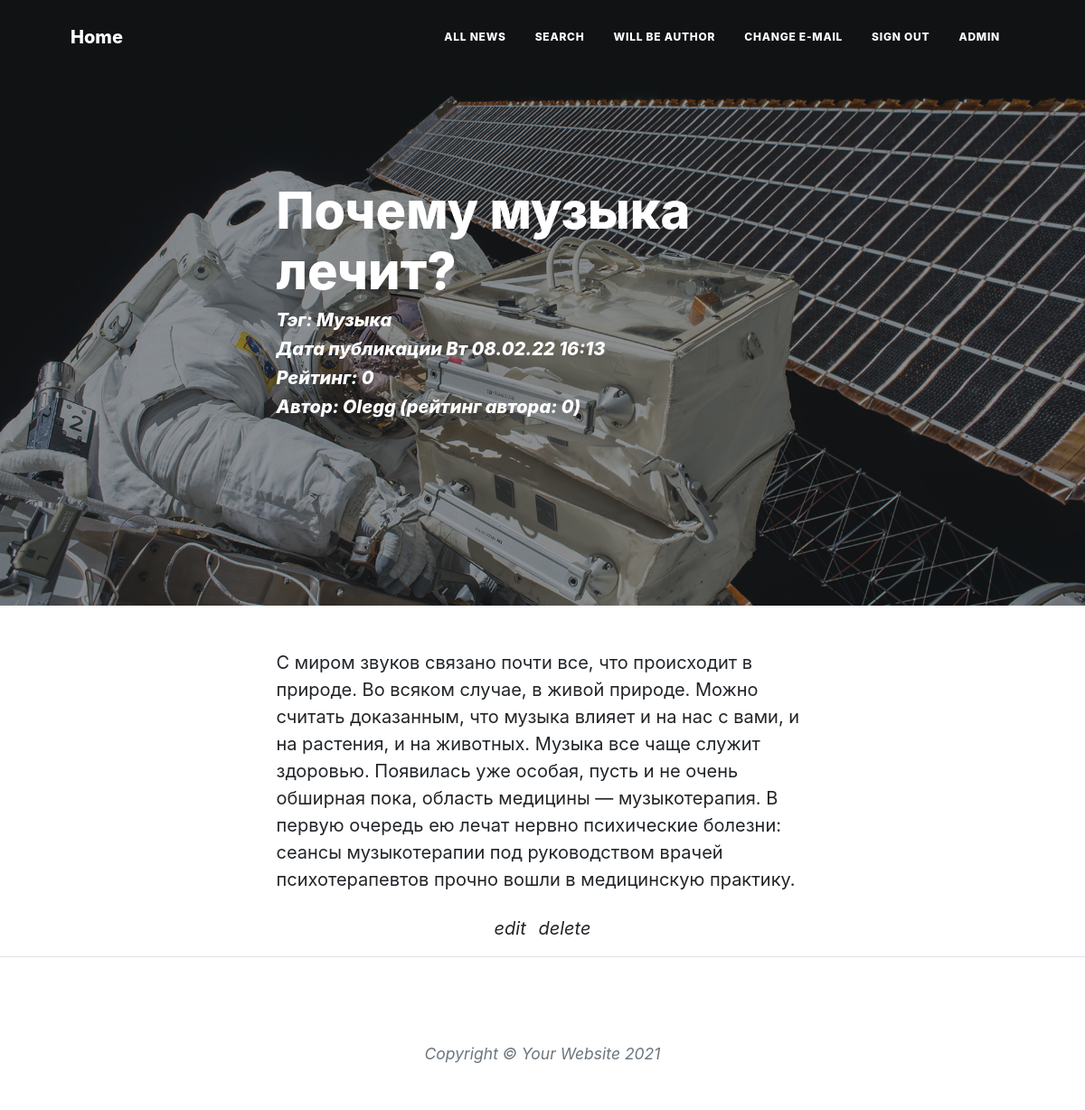
/news/8/ (signed in), run on the app's committed database.
### news/models.py (models this page shows, shortened)
class Post(models.Model):
    story = 'ST'
    news = 'NW'
    VARIANTS = [
        (story, 'статья'),
        (news, 'новость'),
    ]
    type = models.CharField('Тип', max_length=2, choices=VARIANTS)
    time = models.DateTimeField('Дата публикации', auto_now_add=True)
    header = models.CharField('Заголовок', max_length=255)
    text = models.TextField('Текст')
    rating = models.IntegerField('Рейтинг', default=0)
    author = models.ForeignKey(Author, verbose_name='Автор', on_delete=models.CASCADE)
    category = models.ManyToManyField(Category, verbose_name='Категории', related_name='post_category')
    class Meta:
        verbose_name = 'Публикация'
        verbose_name_plural = 'Публикации'

class Category(models.Model):
    name = models.CharField('Категория', max_length=150, unique=True)
    class Meta:
        verbose_name = 'Категория'
        verbose_name_plural = 'Категории'

class Author(models.Model):
    name = models.OneToOneField(User, verbose_name='Автор', on_delete=models.CASCADE)
    rating = models.IntegerField('Рейтинг', default=0)
    class Meta:
        verbose_name = 'Автор'
        verbose_name_plural = 'Авторы'

### news/views.py (the view)
# urls.py: path('<int:pk>/', PostView.as_view(), name='detail'),
class PostView(DetailView):
    model = Post
    context_object_name = 'post'
    def get_context_data(self, **kwargs):
        context = super().get_context_data(**kwargs)
        context['is_not_author'] = not self.request.user.groups.filter(name='authors').exists()
        context['is_author'] = self.request.user.groups.filter(name='authors').exists()
        return context

### news/templatetags/custom_filters.py (called while the page is built)
@register.filter(name='censor')
def censor(value):
    bad_words = ['kaka', 'saka', 'nigga']
    text = set(value.split())
    for i in text:
        for j in bad_words:
            if i == j:
                return value.replace(i, '***')
    return value

### templates/news/Post_detail.html (shortened to what this page needs)
{% extends 'news/Base.html' %}
{% load static %}
{% load custom_filters %}
{% block content %}
        <header class="masthead" style="background-image: url({% static 'news/assets/img/post-bg.jpg' %})">
            <div class="container position-relative px-4 px-lg-5">
                <div class="row gx-4 gx-lg-5 justify-content-center">
                    <div class="col-md-10 col-lg-8 col-xl-7">
                        <div class="post-heading">
                            <h1>{{ post.header }}</h1>
                            <span class="meta">
                                <h5>Тэг: {% for cat in post.category.all %} {{ cat.name }} {% endfor %}</h5>
                                <h5>Дата публикации {{ post.time|date:'D d.m.y H:i'}}</h5>
                                <h5>Рейтинг: {{ post.rating }}</h5>
                                <h5>Автор: {{ post.author.name.username }} (рейтинг автора: {{ post.author.rating }})</h5>
                            </span>
                        </div>
                    </div>
                </div>
            </div>
        </header>
        <article class="mb-4">
            <div class="container px-4 px-lg-5">
                <div class="row gx-4 gx-lg-5 justify-content-center">
                    <div class="col-md-10 col-lg-8 col-xl-7">
                        {{ post.text|censor }}
                    </div>
                </div>
            </div>
        </article>
        <div class="container px-4 px-lg-5">
                <div class="row gx-4 gx-lg-5 justify-content-center">
                    <div class="col-md-10 col-lg-8 col-xl-7">
                        <ul class="list-inline text-center">
                            <li class="list-inline-item">
                                <a href="{% url 'edit' post.id %}">
                                    <span class="fa-stack fa-lg">
                                        <i class="post-subtitle">edit</i>
                                    </span>
                                </a>
                            </li>
                            <li class="list-inline-item">
                                <a href="{% url 'delete' post.id %}">
                                    <span class="fa-stack fa-lg">
                                        <i class="post-subtitle">delete</i>
                                    </span>
                                </a>
                            </li>
                        </ul>
                    </div>
                </div>
            </div>
{% endblock content %}

### templates/news/Base.html (shortened to what this page needs)
<!DOCTYPE html>
{% load static %}
<html lang="en">
    <head>
        <link href="{% static 'news/css/font_1.css' %}" rel="stylesheet" type="text/css" />
        <link href="{% static 'news/css/font_2.css' %}" rel="stylesheet" type="text/css" />
        <link href="{% static 'news/css/styles.css' %}" rel="stylesheet" />
    </head>
    <body>
        <nav class="navbar navbar-expand-lg navbar-light" id="mainNav">
            <div class="container px-4 px-lg-5">
                <a class="navbar-brand" href="{% url 'list' %}">Home</a>
                <div class="collapse navbar-collapse" id="navbarResponsive">
                    <ul class="navbar-nav ms-auto py-4 py-lg-0">
                        <li class="nav-item"><a class="nav-link px-lg-3 py-3 py-lg-4" href="{% url 'list' %}">All news</a></li>
                        <li class="nav-item"><a class="nav-link px-lg-3 py-3 py-lg-4" href="{% url 'search' %}">Search</a></li>
                        {% if is_not_author %}
                        <li class="nav-item"><a class="nav-link px-lg-3 py-3 py-lg-4" href="{% url 'upgrade' %}">Will be author</a></li>
                        {% else %}
                        <li class="nav-item"><a class="nav-link px-lg-3 py-3 py-lg-4" href="{% url 'add' %}">Add post</a></li>
                        {% endif %}
                        {% if user.is_authenticated %}
                        <li class="nav-item"><a class="nav-link px-lg-3 py-3 py-lg-4" href="{% url 'account_email' %}">Change E-mail</a></li>
                        <li class="nav-item"><a class="nav-link px-lg-3 py-3 py-lg-4" href="{% url 'account_logout' %}">Sign Out</a></li>
                        <li class="nav-item"><a class="nav-link px-lg-3 py-3 py-lg-4" >{{ user.username }}</a></li>
                        {% else %}
                        <li class="nav-item"><a class="nav-link px-lg-3 py-3 py-lg-4" href="{% url 'account_login' %}">Sign In</a></li>
                        <li class="nav-item"><a class="nav-link px-lg-3 py-3 py-lg-4" href="{% url 'account_signup' %}">Sign Up</a></li>
                        {% endif %}
                    </ul>
                </div>
            </div>
        </nav>
        {% block content %}
        {% endblock content %}
        <footer class="border-top">
            <div class="container px-4 px-lg-5">
                <div class="row gx-4 gx-lg-5 justify-content-center">
                    <div class="col-md-10 col-lg-8 col-xl-7">
                        <ul class="list-inline text-center">
                        </ul>
                        <div class="small text-center text-muted fst-italic">Copyright &copy; Your Website 2021</div>
                    </div>
                </div>
            </div>
        </footer>
    </body>
</html>

### data on the page
Post: header "Почему музыка лечит?", time "Вт 08.02.22 16:13", rating "0", author.name.username "Olegg", author.rating "0", text|censor "С миром звуков связано почти все, что происходит в природе. Во всяком случае, в живой природе. Можно считать доказанным, что музыка влияет и на нас с вами, и на растения, и на животных. Музыка все чаще служит здоровью. Появилась уже особая, пусть и не очень обширная пока, область медицины — музыкотерапия. В первую очередь ею лечат нервно психические болезни: сеансы музыкотерапии под руководством врачей психотерапевтов прочно вошли в медицинскую практику."
Category: name "Музыка"

### other printed values
{{ user.username }} "ADMIN"
